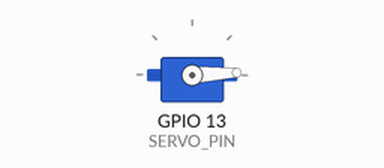
The sketch below on a simulated ESP32. Parts: servo. What the sketch prints to the serial monitor is not drawn.

Above: at 1.25 s.
At 2.35 s:
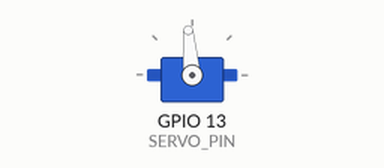
At 3.45 s:
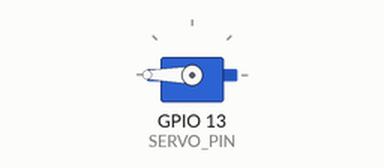
At 5.65 s:
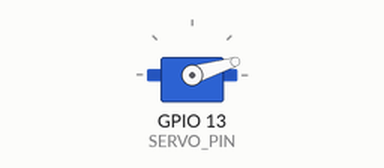
Timing chart, 0 to 7.9 s (numbered marks = the images above):
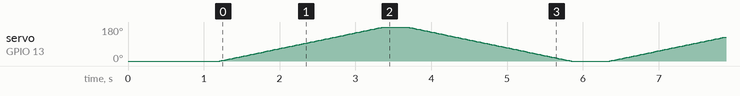

The sketch:

servo_test.ino
```cpp
#include <ESP32Servo.h>

const int SERVO_PIN = 13;      // KC868-A6 SERIAL connector: IO13 / GPIO13

// Number of full cycles:
// 0° -> 180° -> 0° = one cycle
int n = 3;

const int MIN_ANGLE = 0;
const int MAX_ANGLE = 180;

const int STEP_DEGREES = 1;
const int STEP_DELAY_MS = 12;

Servo mg90s;

void moveSmoothly(int startAngle, int endAngle) {
  int stepDirection = (endAngle >= startAngle) ? STEP_DEGREES : -STEP_DEGREES;

  for (int angle = startAngle;
       (stepDirection > 0) ? angle <= endAngle : angle >= endAngle;
       angle += stepDirection) {

    mg90s.write(angle);
    delay(STEP_DELAY_MS);
  }
}

void moveServoCycles(int cycles) {
  if (cycles <= 0) {
    return;
  }

  for (int cycle = 1; cycle <= cycles; cycle++) {
    Serial.printf("Movement cycle %d of %d\n", cycle, cycles);

    // Move from 0° to 180°
    moveSmoothly(MIN_ANGLE, MAX_ANGLE);
    delay(300);

    // Return from 180° to 0°
    moveSmoothly(MAX_ANGLE, MIN_ANGLE);
    delay(500);
  }
}

void setup() {
  Serial.begin(115200);
  delay(500);

  // Typical safe pulse-width range for a hobby positional servo.
  // Adjust only if your particular MG90S does not reach the desired ends.
  mg90s.setPeriodHertz(50);
  mg90s.attach(SERVO_PIN, 500, 2500);

  // Start in a known position.
  mg90s.write(MIN_ANGLE);
  delay(700);

  Serial.println("KC868-A6 MG90S test started.");
}

void loop() {
  moveServoCycles(n);

  Serial.println("Sequence completed.");
  delay(5000);

  // Prevent continuous repeats.
  // Remove this line if you want it to repeat forever.
  while (true) {
    delay(1000);
  }
}
```
